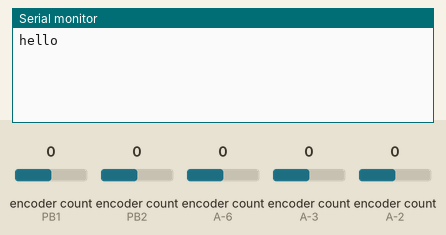
Recording of a sketch running on a simulated ATtiny85, built for the host (arithmetic inside an expression is 32-bit, double 64-bit). Shown: the last lines printed to the serial monitor. The inputs (shaded band) are chosen by the test bench; at power-on: encoder count (sensors on PB1, PB2, A-6, A-3, A-2) 0.

Above: at 1.2 s.
1.3 s: encoder count (sensor on PB1) set to 1
At 2.5 s:
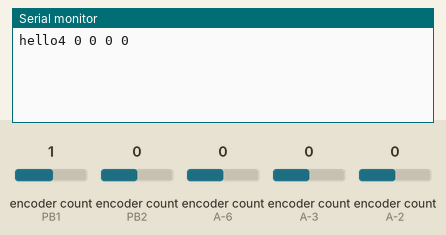
2.8 s: encoder count (sensor on PB2) set to 1
At 3.7 s:
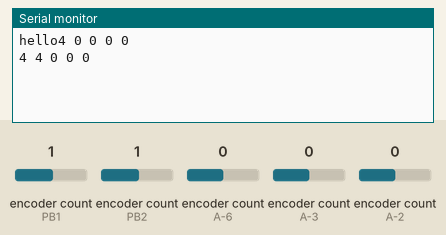
4.3 s: encoder count (sensor on A-6) set to 1
At 4.8 s:
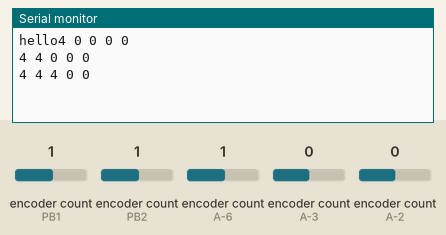
5.8 s: encoder count (sensor on A-3) set to 1
At 7.0 s:
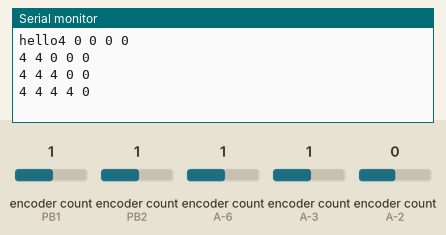
7.3 s: encoder count (sensor on A-2) set to 1
At 8.3 s:
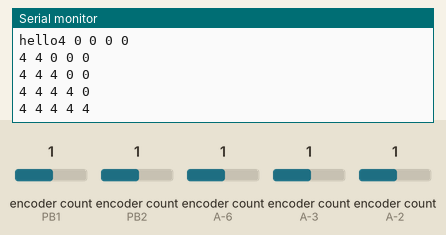
8.8 s: encoder count (sensor on PB1) set to 2
At 9.5 s:
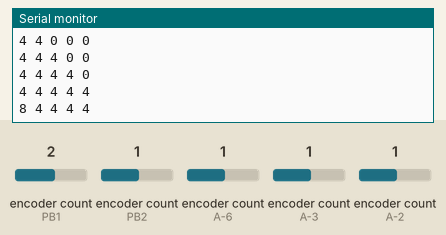

Measured:
- after the input at 1.3 s, the serial monitor: prints a new line at once (image 1)
- after the input at 2.8 s, the serial monitor: prints a new line at once (image 2)
- after the input at 4.3 s, the serial monitor: prints a new line at once (image 3)
- after the input at 5.8 s, the serial monitor: prints a new line at once (image 4)
- after the input at 7.3 s, the serial monitor: prints a new line at once (image 5)
- after the input at 8.8 s, the serial monitor: prints a new line at once (image 6)

The sketch:

666666.ino
```cpp
#define ENCODER_USE_INTERRUPTS
//#define ENCODER_DO_NOT_USE_INTERRUPTS
#include "Encoder.h"

//D8 - PA06 - DGI2 - EXTINT6
//D9 - PA07 - DGI3 - EXTINT7
//D4 - PA08 - NMI
//D3 - PA09 - EXTINT9
//D1 - PA10 - EXTINT10
//D0 - PA11 - EXTINT11
//PA13 - DGI0 - EXTINT13
//D4 - PA14 - EXTINT14
//D5 - PA15 - EXTINT15
//D11 - PA16 - ALT_MOSI - EXTINT0
//D13 - PA17 - ALT_SCK-- LED_YELLOW - EXTINT1
//D10 - PA18 - ALT_SS - EXTINT2
//D12 - PA19 - ALT_MISO - EXTINT3
//D6 - PA20 - EXTINT4
//D7 - PA21 - DGI1 - EXTINT5
//AREF - PA03 - EXTINT3
//A0 - PA02 - EXTINT2 - VOUT
//A3 - PA04 - EXTINT4
//A4 - PA05 - EXTINT5
//A5 - PB02 - EXTINT2
//A1 - PB08 - EXTINT8
//A2 - PB09 - EXTINT9

Encoder EncX(1, 0);
Encoder EncY(2, 5);
Encoder EncZ(8, 9);
Encoder EncRX(11, 10);
Encoder EncRY(12, 13);
//Encoder EncRZ(6, 7);

void setup() {
  SerialUSB.begin(9600);
  SerialUSB.print("hello");
  //  pinMode(0, INPUT);
  //  pinMode(1, INPUT);
  //  pinMode(2, INPUT);
  //  pinMode(8, INPUT);
  //  pinMode(9, INPUT);
  //  pinMode(10, INPUT);
  //  pinMode(11, INPUT);
  //  pinMode(12, INPUT);
  //  pinMode(13, INPUT);
  //  pinMode(6, INPUT);
  //  pinMode(7, INPUT);

  EncX.begin();
  EncY.begin();
  //not using native pullups because of noisy lines
  //  pinMode(8, INPUT_PULLUP);
  //  pinMode(9, INPUT_PULLUP);
  //  pinMode(10, INPUT_PULLUP);
  //  pinMode(11, INPUT_PULLUP);
  //  pinMode(12, INPUT_PULLUP);
  //  pinMode(13, INPUT_PULLUP);
}
short posX = 0;
short posY = 0;
short posZ = 0;
short posRX = 0;
short posRY = 0;
//short posRZ = 0;
short nPosY = 0;
short nPosX = 0;
short nPosZ = 0;
short nPosRX = 0;
short nPosRY = 0;
//short nPosRZ = 0;


void loop() {
  nPosX = EncX.read();
  nPosY = EncY.read();
  nPosZ = EncZ.read();
  nPosRX = EncRX.read();
  nPosRY = EncRY.read();

  if ((posX != nPosX) || (posY != nPosY) || (posZ != nPosZ) || (posRX != nPosRX) || (posRY != nPosRY)) {
    if (posX != nPosX)
      posX = nPosX;
    SerialUSB.print(nPosX);
    SerialUSB.print(' ');
    if (nPosY != posY)
      posY = nPosY;
    SerialUSB.print(nPosY);
    SerialUSB.print(' ');
    if (posZ != nPosZ)
      posZ = nPosZ;
    SerialUSB.print(nPosZ);
    SerialUSB.print(' ');
    if (posRX != nPosRX)
      posRX = nPosRX;
    SerialUSB.print(nPosRX);
    SerialUSB.print(' ');

    if (nPosRY != posRY)
      posRY = nPosRY;
    SerialUSB.print(nPosRY);
    SerialUSB.print(' ');
    SerialUSB.println();
  }

}
```
